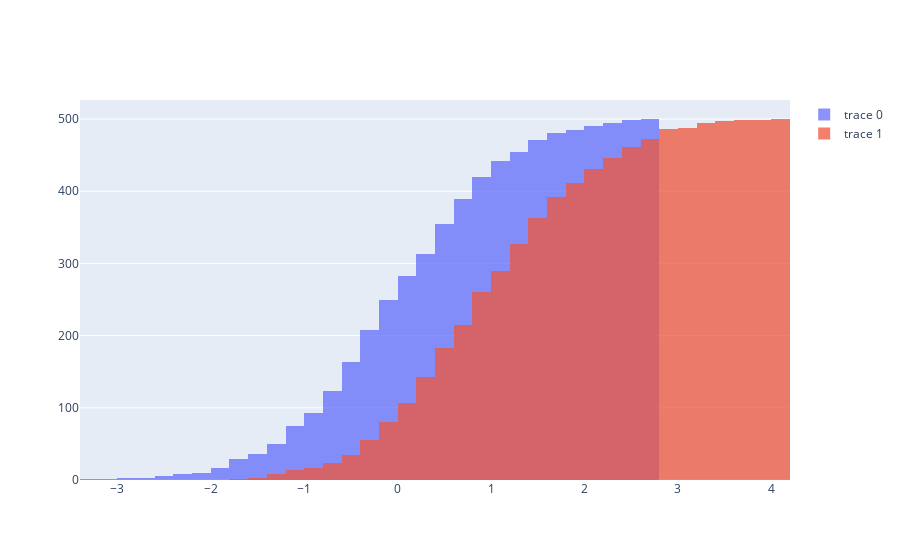

Source (notebook cell):
### Code cell
import plotly.graph_objects as go

import numpy as np

x0 = np.random.randn(500)
# Add 1 to shift the mean of the Gaussian distribution
x1 = np.random.randn(500) + 1

fig = go.Figure()
fig.add_trace(go.Histogram(x=x0, cumulative_enabled=True))
fig.add_trace(go.Histogram(x=x1, cumulative_enabled=True))

# Overlay both histograms
fig.update_layout(barmode='overlay')
# Reduce opacity to see both histograms
fig.update_traces(opacity=0.75)
fig.show()

### Figure 1 — Plotly figure (JSON) as saved in the notebook; plotly's stock layout.template omitted (floating-point values rounded to 4 significant figures; data arrays with more than 128 entries replaced by an {"elided": "..."} marker saying what was removed)
{"data": [{"cumulative": {"enabled": true}, "opacity": 0.75, "type": "histogram", "x": {"elided": "500 float values"}}, {"cumulative": {"enabled": true}, "opacity": 0.75, "type": "histogram", "x": {"elided": "500 float values"}}], "layout": {"barmode": "overlay"}}
